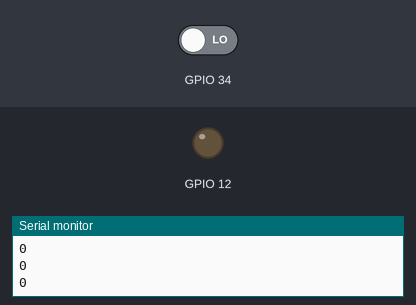
A sketch run on a simulated ESP32. Shown: output pins drawn as LEDs (lit = HIGH), the last lines printed to the serial monitor. The inputs (shaded band) are chosen by the test bench; at power-on: GPIO 34 LOW.

Above: at 2.2 s.
2.3 s: GPIO 34 driven HIGH
At 3.2 s:
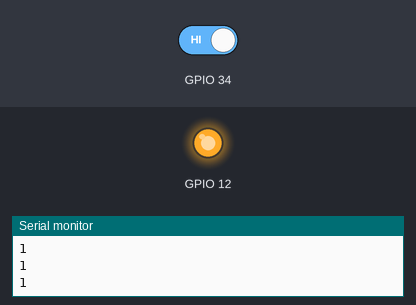
3.9 s: GPIO 34 driven LOW
At 4.4 s:
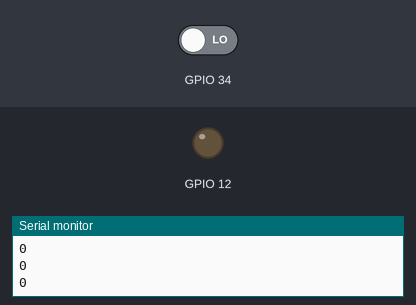
Timing chart, 0 to 6.9 s (numbered marks = the images above; inputs shaded):
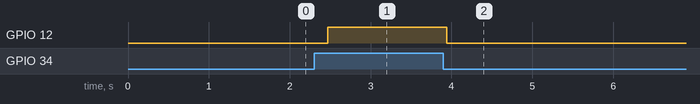

The sketch:

cicalinoButton.ino
```cpp
int buttonState = 0;

void setup()
{
  Serial.begin(115200);
  delay(1000);
  pinMode(34, INPUT);
  pinMode(12, OUTPUT);
}

void loop()
{
  // read the state of the pushbutton value
  buttonState = digitalRead(34);
  // check if pushbutton is pressed.  if it is, the
  // buttonState is HIGH
  if (buttonState == HIGH) {
    // turn LED on
    digitalWrite(12, HIGH);
    Serial.println(1);
    delay(200);
  } else {
    // turn LED off
    digitalWrite(12, LOW);
    Serial.println(0);
    delay(200);
  }
  delay(10); // Delay a little bit to improve simulation performance
}
```

Measured:
- after the input at 2.3 s, GPIO 12: LOW → HIGH after 0.17 s
- after the input at 3.9 s, GPIO 12: HIGH → LOW at once
